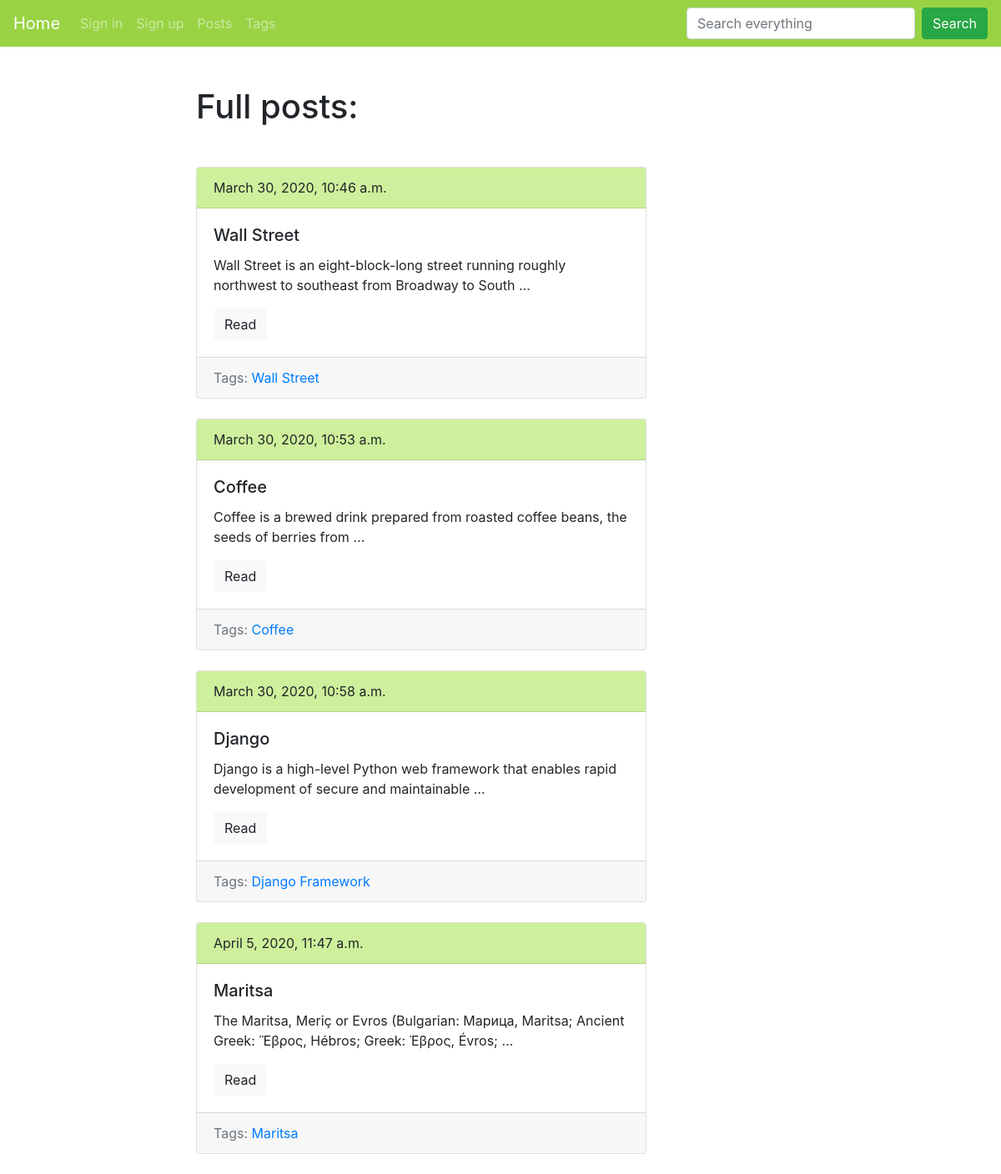
Screenshot of /blog/ with the database file from the repository.
### blog/models.py (models this page shows, shortened)
class Post(models.Model):
    title = models.CharField(max_length=50, db_index=True)
    slug = models.SlugField(max_length=150, blank= True, unique=True)
    body = models.TextField(blank=True, db_index=True)
    date_pub = models.DateTimeField(auto_now_add=True)
    tags = models.ManyToManyField("Tag", blank = True, related_name="posts")
    def get_absolute_url(self):
        return reverse ("post_detail_url", kwargs={"slug": self.slug})

class Tag(models.Model):
    title = models.CharField(max_length = 50)
    slug = models.SlugField(max_length=50, unique = True)
    def get_absolute_url(self):
        return reverse ("tag_detail_url", kwargs={ "slug": self.slug })

### blog/views.py (the view)
# urls.py: path('',posts_list, name = "posts_list_url"),
def posts_list(request):
    posts = Post.objects.all()
    return  render(request, "blog/index.html", context={"posts": posts})

### blog/templates/blog/index.html (shortened to what this page needs)
{% extends "blog/base_blog.html" %}
{% block content %}
    <h1 class="mb-5">Full posts:</h1>
    {% for post in posts %}
        {% include "blog/includes/post_card_template.html" %}
    {% endfor %}
{% endblock %}

### blog/templates/blog/includes/post_card_template.html
<div class="card mb-4">
    <div class="card-header" style="background-color: #CEF09C">
        {{post.date_pub}}
    </div>
    <div class="card-body">
        <h5 class="card-title">{{ post.title }}</h5>
        <p class="card-text" >{{ post.body| truncatewords:15}}</p>
        <a href="{{ post.get_absolute_url }}"  class="btn btn-light"> Read</a>
    </div>
    <div class="card-footer text-muted">
        Tags:
        {% for tag in post.tags.all %}
            <a href="{{ tag.get_absolute_url }}">{{ tag.title}} </a>
        {% endfor %}
    </div>
</div>

### rows the page displays
Post: date_pub "March 30, 2020, 10:46 a.m.", title "Wall Street", body "Wall Street is an eight-block-long street running roughly northwest to southeast from Broadway to South …"
Tag: title "Wall Street"
Post: date_pub "March 30, 2020, 10:53 a.m.", title "Coffee", body "Coffee is a brewed drink prepared from roasted coffee beans, the seeds of berries from …"
Tag: title "Coffee"
Post: date_pub "March 30, 2020, 10:58 a.m.", title "Django", body "Django is a high-level Python web framework that enables rapid development of secure and maintainable …"
Tag: title "Django Framework"
Post: date_pub "April 5, 2020, 11:47 a.m.", title "Maritsa", body "The Maritsa, Meriç or Evros (Bulgarian: Марица, Maritsa; Ancient Greek: Ἕβρος, Hébros; Greek: Έβρος, Évros; …"
Tag: title "Maritsa"
